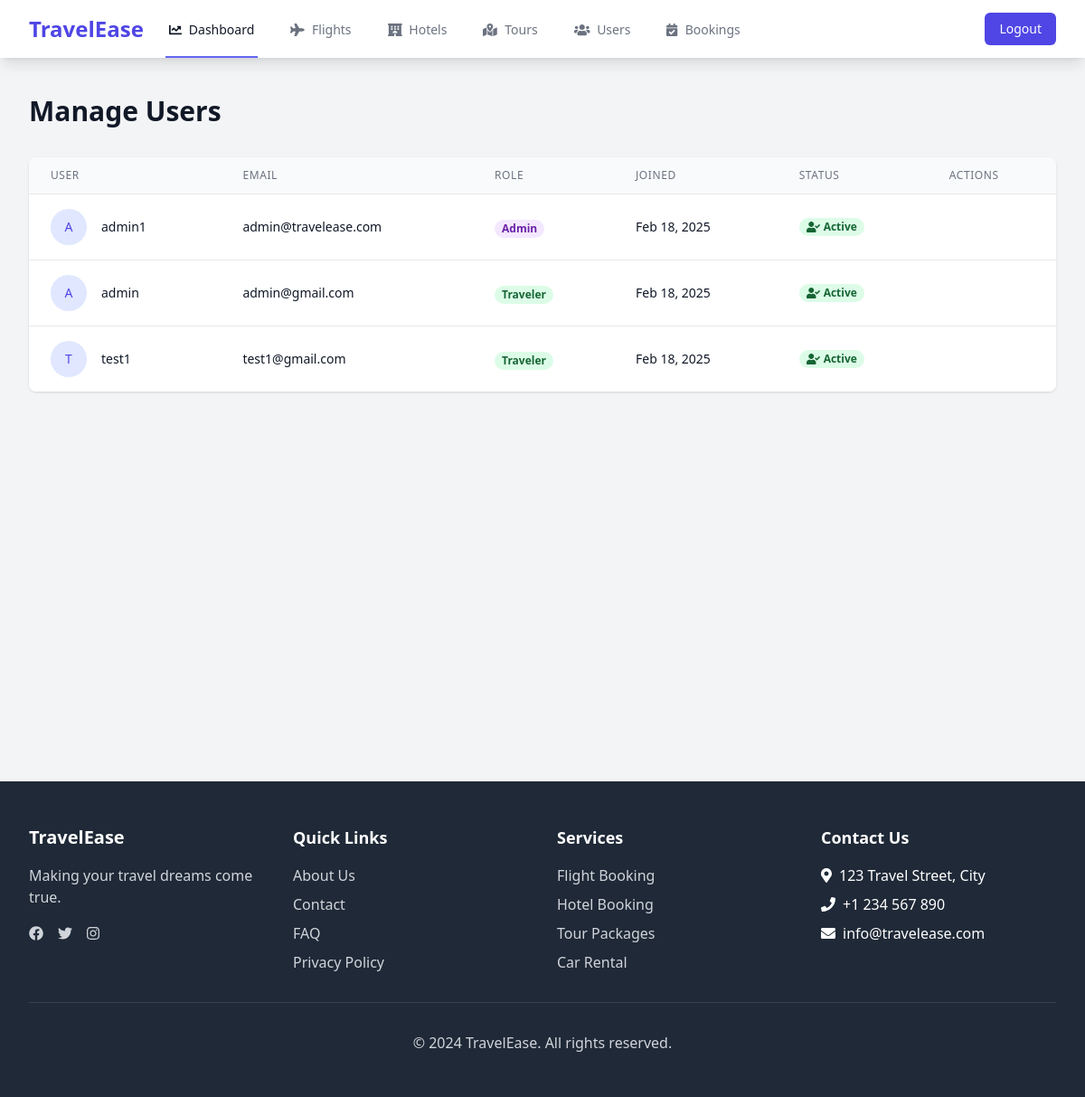
The app's page /manage/users/ (signed in) with its own data.
### core/models.py (models this page shows, shortened)
class User(AbstractUser):
    TRAVELER = 'traveler'
    ADMIN = 'admin'
    ROLE_CHOICES = [
        (TRAVELER, 'Traveler'),
        (ADMIN, 'Admin'),
    ]
    STATUS_CHOICES = [
        ('active', 'Active'),
        ('suspended', 'Suspended'),
        ('deactivated', 'Deactivated'),
    ]
    role = models.CharField(
        max_length=10,
        choices=ROLE_CHOICES,
        default=TRAVELER
    )
    status = models.CharField(
        max_length=15,
        choices=STATUS_CHOICES,
        default='active'
    )
    profile_picture = models.ImageField(upload_to='profile_pics/', null=True, blank=True)
    phone_number = models.CharField(max_length=15, null=True, blank=True)

### core/views.py (the view)
# urls.py: path('manage/users/', views.manage_users, name='manage_users'),
@login_required
def manage_users(request):
    if not request.user.role == 'admin':
        messages.error(request, 'You do not have permission to access this page.')
        return redirect('dashboard')
    users = User.objects.all().order_by('-date_joined')
    return render(request, 'dashboard/manage_users.html', {'users': users})

### templates/dashboard/manage_users.html (shortened to what this page needs)
{% extends 'base.html' %}
{% load static %}
{% block content %}
<div class="min-h-screen bg-gray-100">
    <div class="py-10">
        <header>
            <div class="max-w-7xl mx-auto px-4 sm:px-6 lg:px-8">
                <h1 class="text-3xl font-bold leading-tight text-gray-900">Manage Users</h1>
            </div>
        </header>
        <main>
            <div class="max-w-7xl mx-auto sm:px-6 lg:px-8">
                <div class="mt-8">
                    <div class="bg-white shadow overflow-hidden sm:rounded-lg">
                        {% if users %}
                            <div class="overflow-x-auto">
                                <table class="min-w-full divide-y divide-gray-200">
                                    <thead class="bg-gray-50">
                                        <tr>
                                            <th scope="col" class="px-6 py-3 text-left text-xs font-medium text-gray-500 uppercase tracking-wider">User</th>
                                            <th scope="col" class="px-6 py-3 text-left text-xs font-medium text-gray-500 uppercase tracking-wider">Email</th>
                                            <th scope="col" class="px-6 py-3 text-left text-xs font-medium text-gray-500 uppercase tracking-wider">Role</th>
                                            <th scope="col" class="px-6 py-3 text-left text-xs font-medium text-gray-500 uppercase tracking-wider">Joined</th>
                                            <th scope="col" class="px-6 py-3 text-left text-xs font-medium text-gray-500 uppercase tracking-wider">Status</th>
                                            <th scope="col" class="px-6 py-3 text-left text-xs font-medium text-gray-500 uppercase tracking-wider">Actions</th>
                                        </tr>
                                    </thead>
                                    <tbody class="bg-white divide-y divide-gray-200">
                                        {% for user in users %}
                                            <tr>
                                                <td class="px-6 py-4 whitespace-nowrap">
                                                    <div class="flex items-center">
                                                        {% if user.profile_picture %}
                                                            <div class="flex-shrink-0 h-10 w-10">
                                                                <img class="h-10 w-10 rounded-full object-cover" src="{{ user.profile_picture.url }}" alt="{{ user.username }}">
                                                            </div>
                                                        {% else %}
                                                            <div class="h-10 w-10 rounded-full bg-indigo-100 flex items-center justify-center">
                                                                <span class="text-indigo-600 font-medium text-sm">{{ user.username|make_list|first|upper }}</span>
                                                            </div>
                                                        {% endif %}
                                                        <div class="ml-4">
                                                            <div class="text-sm font-medium text-gray-900">{{ user.username }}</div>
                                                        </div>
                                                    </div>
                                                </td>
                                                <td class="px-6 py-4 whitespace-nowrap text-sm text-gray-900">{{ user.email }}</td>
                                                <td class="px-6 py-4 whitespace-nowrap">
                                                    <span class="px-2 inline-flex text-xs leading-5 font-semibold rounded-full {% if user.role == 'admin' %}bg-purple-100 text-purple-800{% else %}bg-green-100 text-green-800{% endif %}">
                                                        {% if user.role == 'admin' %}Admin{% else %}Traveler{% endif %}
                                                    </span>
                                                </td>
                                                <td class="px-6 py-4 whitespace-nowrap text-sm text-gray-900">{{ user.date_joined|date:"M d, Y" }}</td>
                                                <td class="px-6 py-4 whitespace-nowrap">
                                                    <span class="px-2 inline-flex text-xs leading-5 font-semibold rounded-full items-center
                                                        {% if not user.is_active %}
                                                            bg-red-100 text-red-800
                                                        {% elif user.status == 'suspended' %}
                                                            bg-yellow-100 text-yellow-800
                                                        {% else %}
                                                            bg-green-100 text-green-800
                                                        {% endif %}">
                                                        <i class="fas {% if not user.is_active %}fa-user-slash
                                                                    {% elif user.status == 'suspended' %}fa-user-clock
                                                                    {% else %}fa-user-check{% endif %} mr-1">
                                                        </i>
                                                        {% if not user.is_active %}
                                                            Deactivated
                                                        {% elif user.status == 'suspended' %}
                                                            Suspended
                                                        {% else %}
                                                            Active
                                                        {% endif %}
                                                    </span>
                                                </td>
                                                <td class="px-6 py-4 whitespace-nowrap text-sm font-medium space-x-2">
                                                </td>
                                            </tr>
                                        {% endfor %}
                                    </tbody>
                                </table>
                            </div>
                        {% endif %}
                    </div>
                </div>
            </div>
        </main>
    </div>
</div>
{% endblock %}

### records on screen
User: username|make_list "A", username "admin1", email "admin@travelease.com", role "Admin", date_joined "Feb 18, 2025", is_active True (drawn)
User: username|make_list "A", username "admin", email "admin@gmail.com", role "Traveler", date_joined "Feb 18, 2025", is_active True (drawn)
User: username|make_list "T", username "test1", email "test1@gmail.com", role "Traveler", date_joined "Feb 18, 2025", is_active True (drawn)
